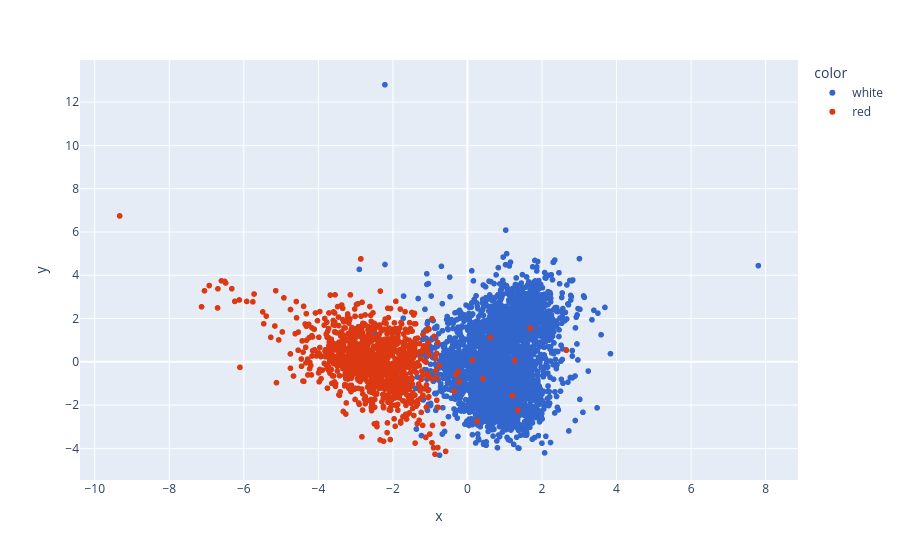

Notebook cell for this chart:
### Code cell
import plotly.express as px
y_train_trf = y_train.astype(str)
fig = px.scatter(x=X_train_trf[:,0],
                 y=X_train_trf[:,1],
                 color=y_train_trf,
                 color_discrete_sequence=px.colors.qualitative.G10
                )
fig.show()

### Figure 1 — Plotly figure (JSON) as saved in the notebook; plotly's stock layout.template omitted (floating-point values rounded to 4 significant figures; data arrays with more than 128 entries replaced by an {"elided": "..."} marker saying what was removed)
{"data": [{"hovertemplate": "color=white<br>x=%{x}<br>y=%{y}<extra></extra>", "legendgroup": "white", "marker": {"color": "#3366CC", "symbol": "circle"}, "mode": "markers", "name": "white", "showlegend": true, "type": "scattergl", "x": {"elided": "3158 float values"}, "xaxis": "x", "y": {"elided": "3158 float values"}, "yaxis": "y"}, {"hovertemplate": "color=red<br>x=%{x}<br>y=%{y}<extra></extra>", "legendgroup": "red", "marker": {"color": "#DC3912", "symbol": "circle"}, "mode": "markers", "name": "red", "showlegend": true, "type": "scattergl", "x": {"elided": "1078 float values"}, "xaxis": "x", "y": {"elided": "1078 float values"}, "yaxis": "y"}], "layout": {"autosize": true, "legend": {"title": {"text": "color"}, "tracegroupgap": 0}, "margin": {"t": 60}, "xaxis": {"anchor": "y", "autorange": true, "domain": [0, 1], "range": [-10.37, 8.844], "title": {"text": "x"}, "type": "linear"}, "yaxis": {"anchor": "x", "autorange": true, "domain": [0, 1], "range": [-5.644, 14.13], "title": {"text": "y"}, "type": "linear"}}}
